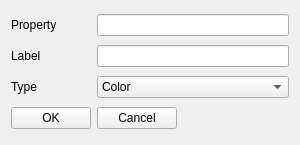
<?xml version="1.0" encoding="UTF-8"?>
<ui version="4.0">
 <class>MatPropEditWidget</class>
 <widget class="QWidget" name="MatPropEditWidget">
  <property name="windowModality">
   <enum>Qt::ApplicationModal</enum>
  </property>
  <property name="geometry">
   <rect>
    <x>0</x>
    <y>0</y>
    <width>300</width>
    <height>145</height>
   </rect>
  </property>
  <property name="windowTitle">
   <string>Material property editor</string>
  </property>
  <layout class="QGridLayout" name="gridLayout">
   <item row="0" column="0">
    <widget class="QLabel" name="label">
     <property name="text">
      <string>Property</string>
     </property>
    </widget>
   </item>
   <item row="0" column="1" colspan="2">
    <widget class="QLineEdit" name="propertyEdit"/>
   </item>
   <item row="1" column="0">
    <widget class="QLabel" name="label_2">
     <property name="text">
      <string>Label</string>
     </property>
    </widget>
   </item>
   <item row="1" column="1" colspan="2">
    <widget class="QLineEdit" name="labelEdit"/>
   </item>
   <item row="2" column="0">
    <widget class="QLabel" name="label_3">
     <property name="text">
      <string>Type</string>
     </property>
    </widget>
   </item>
   <item row="2" column="1" colspan="2">
    <widget class="QComboBox" name="typeCB">
     <property name="sizePolicy">
      <sizepolicy hsizetype="Expanding" vsizetype="Fixed">
       <horstretch>0</horstretch>
       <verstretch>0</verstretch>
      </sizepolicy>
     </property>
     <item>
      <property name="text">
       <string>Color</string>
      </property>
     </item>
     <item>
      <property name="text">
       <string>Vector4</string>
      </property>
     </item>
     <item>
      <property name="text">
       <string>Float</string>
      </property>
     </item>
     <item>
      <property name="text">
       <string>Int</string>
      </property>
     </item>
     <item>
      <property name="text">
       <string>UInt</string>
      </property>
     </item>
     <item>
      <property name="text">
       <string>Double</string>
      </property>
     </item>
     <item>
      <property name="text">
       <string>Matrix4</string>
      </property>
     </item>
     <item>
      <property name="text">
       <string>Texture</string>
      </property>
     </item>
    </widget>
   </item>
   <item row="3" column="0">
    <widget class="QPushButton" name="okButton">
     <property name="sizePolicy">
      <sizepolicy hsizetype="Fixed" vsizetype="Fixed">
       <horstretch>0</horstretch>
       <verstretch>0</verstretch>
      </sizepolicy>
     </property>
     <property name="text">
      <string>OK</string>
     </property>
    </widget>
   </item>
   <item row="3" column="1">
    <widget class="QPushButton" name="cancelButton">
     <property name="sizePolicy">
      <sizepolicy hsizetype="Fixed" vsizetype="Fixed">
       <horstretch>0</horstretch>
       <verstretch>0</verstretch>
      </sizepolicy>
     </property>
     <property name="text">
      <string>Cancel</string>
     </property>
    </widget>
   </item>
   <item row="3" column="2">
    <spacer name="horizontalSpacer">
     <property name="orientation">
      <enum>Qt::Horizontal</enum>
     </property>
     <property name="sizeHint" stdset="0">
      <size>
       <width>117</width>
       <height>20</height>
      </size>
     </property>
    </spacer>
   </item>
  </layout>
 </widget>
 <resources/>
 <connections/>
</ui>
